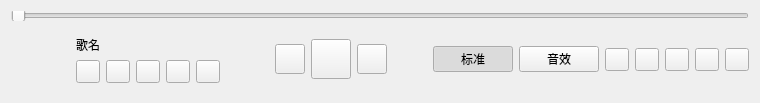
    <widget class="QWidget" name="play_widget" native="true">
     <property name="sizePolicy">
      <sizepolicy hsizetype="Preferred" vsizetype="Preferred">
       <horstretch>0</horstretch>
       <verstretch>0</verstretch>
      </sizepolicy>
     </property>
     <layout class="QVBoxLayout" name="verticalLayout_6">
      <property name="spacing">
       <number>6</number>
      </property>
      <item>
       <widget class="QSlider" name="progressSlider">
        <property name="sizePolicy">
         <sizepolicy hsizetype="Expanding" vsizetype="Preferred">
          <horstretch>0</horstretch>
          <verstretch>0</verstretch>
         </sizepolicy>
        </property>
        <property name="minimumSize">
         <size>
          <width>0</width>
          <height>10</height>
         </size>
        </property>
        <property name="maximumSize">
         <size>
          <width>16777215</width>
          <height>10</height>
         </size>
        </property>
        <property name="orientation">
         <enum>Qt::Horizontal</enum>
        </property>
       </widget>
      </item>
      <item>
       <layout class="QHBoxLayout" name="horizontalLayout_7">
        <item>
         <widget class="QLabel" name="cover_label">
          <property name="sizePolicy">
           <sizepolicy hsizetype="Fixed" vsizetype="Fixed">
            <horstretch>0</horstretch>
            <verstretch>0</verstretch>
           </sizepolicy>
          </property>
          <property name="minimumSize">
           <size>
            <width>50</width>
            <height>50</height>
           </size>
          </property>
          <property name="maximumSize">
           <size>
            <width>50</width>
            <height>50</height>
           </size>
          </property>
          <property name="text">
           <string/>
          </property>
          <property name="scaledContents">
           <bool>true</bool>
          </property>
          <property name="alignment">
           <set>Qt::AlignCenter</set>
          </property>
         </widget>
        </item>
        <item>
         <widget class="QWidget" name="song_info_widget" native="true">
          <layout class="QVBoxLayout" name="verticalLayout_5">
           <item>
            <widget class="QLabel" name="song_name_label">
             <property name="text">
              <string>歌名</string>
             </property>
            </widget>
           </item>
           <item>
            <layout class="QHBoxLayout" name="horizontalLayout_6">
             <item>
              <widget class="QToolButton" name="love_toolButton">
               <property name="toolTip">
                <string>收藏</string>
               </property>
               <property name="text">
                <string/>
               </property>
               <property name="autoExclusive">
                <bool>true</bool>
               </property>
              </widget>
             </item>
             <item>
              <widget class="QToolButton" name="download_toolButton">
               <property name="toolTip">
                <string>下载</string>
               </property>
               <property name="text">
                <string/>
               </property>
              </widget>
             </item>
             <item>
              <widget class="QToolButton" name="comment_toolButton">
               <property name="toolTip">
                <string>评论</string>
               </property>
               <property name="text">
                <string/>
               </property>
              </widget>
             </item>
             <item>
              <widget class="QToolButton" name="share_toolButton">
               <property name="toolTip">
                <string>分享</string>
               </property>
               <property name="text">
                <string/>
               </property>
              </widget>
             </item>
             <item>
              <widget class="QToolButton" name="more_toolButton">
               <property name="toolTip">
                <string>更多</string>
               </property>
               <property name="text">
                <string/>
               </property>
              </widget>
             </item>
            </layout>
           </item>
          </layout>
         </widget>
        </item>
        <item>
         <spacer name="horizontalSpacer_7">
          <property name="orientation">
           <enum>Qt::Horizontal</enum>
          </property>
          <property name="sizeHint" stdset="0">
           <size>
            <width>40</width>
            <height>20</height>
           </size>
          </property>
         </spacer>
        </item>
        <item>
         <widget class="QToolButton" name="pre_toolButton">
          <property name="minimumSize">
           <size>
            <width>30</width>
            <height>30</height>
           </size>
          </property>
          <property name="cursor">
           <cursorShape>PointingHandCursor</cursorShape>
          </property>
          <property name="toolTip">
           <string>上一首</string>
          </property>
          <property name="text">
           <string/>
          </property>
         </widget>
        </item>
        <item>
         <widget class="QToolButton" name="play_or_pause_toolButton">
          <property name="minimumSize">
           <size>
            <width>40</width>
            <height>40</height>
           </size>
          </property>
          <property name="cursor">
           <cursorShape>PointingHandCursor</cursorShape>
          </property>
          <property name="toolTip">
           <string>播放/暂停</string>
          </property>
          <property name="text">
           <string/>
          </property>
          <property name="iconSize">
           <size>
            <width>25</width>
            <height>25</height>
           </size>
          </property>
         </widget>
        </item>
        <item>
         <widget class="QToolButton" name="next_toolButton">
          <property name="minimumSize">
           <size>
            <width>30</width>
            <height>30</height>
           </size>
          </property>
          <property name="cursor">
           <cursorShape>PointingHandCursor</cursorShape>
          </property>
          <property name="toolTip">
           <string>下一首</string>
          </property>
          <property name="text">
           <string/>
          </property>
         </widget>
        </item>
        <item>
         <spacer name="horizontalSpacer_8">
          <property name="orientation">
           <enum>Qt::Horizontal</enum>
          </property>
          <property name="sizeHint" stdset="0">
           <size>
            <width>40</width>
            <height>20</height>
           </size>
          </property>
         </spacer>
        </item>
        <item>
         <widget class="QPushButton" name="pushButton_5">
          <property name="sizePolicy">
           <sizepolicy hsizetype="Preferred" vsizetype="Fixed">
            <horstretch>0</horstretch>
            <verstretch>0</verstretch>
           </sizepolicy>
          </property>
          <property name="minimumSize">
           <size>
            <width>50</width>
            <height>0</height>
           </size>
          </property>
          <property name="cursor">
           <cursorShape>PointingHandCursor</cursorShape>
          </property>
          <property name="toolTip">
           <string>歌曲格式</string>
          </property>
          <property name="text">
           <string>标准</string>
          </property>
          <property name="checkable">
           <bool>true</bool>
          </property>
          <property name="checked">
           <bool>true</bool>
          </property>
         </widget>
        </item>
        <item>
         <widget class="QPushButton" name="pushButton_6">
          <property name="sizePolicy">
           <sizepolicy hsizetype="Preferred" vsizetype="Fixed">
            <horstretch>0</horstretch>
            <verstretch>0</verstretch>
           </sizepolicy>
          </property>
          <property name="minimumSize">
           <size>
            <width>45</width>
            <height>0</height>
           </size>
          </property>
          <property name="cursor">
           <cursorShape>PointingHandCursor</cursorShape>
          </property>
          <property name="toolTip">
           <string>歌曲音效</string>
          </property>
          <property name="text">
           <string>音效</string>
          </property>
          <property name="checkable">
           <bool>true</bool>
          </property>
         </widget>
        </item>
        <item>
         <widget class="QToolButton" name="volume_toolButton">
          <property name="toolTip">
           <string>调节音量</string>
          </property>
          <property name="text">
           <string/>
          </property>
         </widget>
        </item>
        <item>
         <widget class="QToolButton" name="circle_toolButton">
          <property name="toolTip">
           <string>循环播放</string>
          </property>
          <property name="text">
           <string/>
          </property>
         </widget>
        </item>
        <item>
         <widget class="QToolButton" name="erji_toolButton">
          <property name="toolTip">
           <string>一起听歌</string>
          </property>
          <property name="text">
           <string/>
          </property>
         </widget>
        </item>
        <item>
         <widget class="QToolButton" name="ci_toolButton">
          <property name="toolTip">
           <string>歌词</string>
          </property>
          <property name="text">
           <string/>
          </property>
         </widget>
        </item>
        <item>
         <widget class="QToolButton" name="list_toolButton">
          <property name="toolTip">
           <string>歌单</string>
          </property>
          <property name="text">
           <string/>
          </property>
         </widget>
        </item>
       </layout>
      </item>
     </layout>
    </widget>
